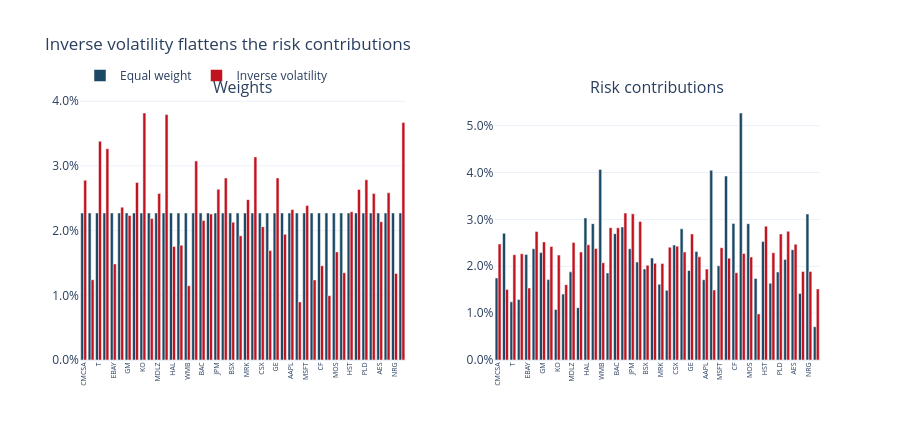

Write notebook code for a chart like this one.
### Code cell
fig = make_subplots(rows=1, cols=2, subplot_titles=("Weights", "Risk contributions"),
                    horizontal_spacing=0.12)
for i, (name, w) in enumerate(portfolios.items()):
    rc = risk_contributions(w.values, returns)
    fig.add_trace(go.Bar(x=universe, y=w.values, name=name,
                         marker_color=AIRM_COLOURS[i], legendgroup=name), 1, 1)
    fig.add_trace(go.Bar(x=universe, y=rc.values, name=name, showlegend=False,
                         marker_color=AIRM_COLOURS[i], legendgroup=name), 1, 2)
fig.update_layout(title="Inverse volatility flattens the risk contributions",
                  template=AIRM_TEMPLATE, height=440, barmode="group",
                  legend=dict(orientation="h", y=1.15))
fig.update_xaxes(tickangle=-90, tickfont=dict(size=7))
fig.update_yaxes(tickformat=".1%")
fig.show()

print("Inverse-vol weighting narrows the risk spread substantially, using nothing but each")
print("stock's own volatility. No expected returns, no optimiser, no matrix inversion.")
print("Remember how well it does here -- in Lecture 3b it becomes a benchmark that is")
print("embarrassingly hard to beat.")

### Figure 1 — Plotly figure (JSON) as saved in the notebook; plotly's stock layout.template omitted (floating-point values rounded to 4 significant figures)
{"data": [{"legendgroup": "Equal weight", "marker": {"color": "#1b4965"}, "name": "Equal weight", "type": "bar", "x": ["CMCSA", "NFLX", "T", "VZ", "EBAY", "F", "GM", "SBUX", "KO", "KR", "MDLZ", "PG", "HAL", "KMI", "WMB", "XOM", "BAC", "C", "JPM", "WFC", "BSX", "GILD", "MRK", "PFE", "CSX", "DAL", "GE", "LUV", "AAPL", "AMD", "MSFT", "MU", "CF", "FCX", "MOS", "NEM", "HST", "KIM", "PLD", "WY", "AES", "EXC", "NRG", "SO"], "xaxis": "x", "y": [0.02273, 0.02273, 0.02273, 0.02273, 0.02273, 0.02273, 0.02273, 0.02273, 0.02273, 0.02273, 0.02273, 0.02273, 0.02273, 0.02273, 0.02273, 0.02273, 0.02273, 0.02273, 0.02273, 0.02273, 0.02273, 0.02273, 0.02273, 0.02273, 0.02273, 0.02273, 0.02273, 0.02273, 0.02273, 0.02273, 0.02273, 0.02273, 0.02273, 0.02273, 0.02273, 0.02273, 0.02273, 0.02273, 0.02273, 0.02273, 0.02273, 0.02273, 0.02273, 0.02273], "yaxis": "y"}, {"legendgroup": "Equal weight", "marker": {"color": "#1b4965"}, "name": "Equal weight", "showlegend": false, "type": "bar", "x": ["CMCSA", "NFLX", "T", "VZ", "EBAY", "F", "GM", "SBUX", "KO", "KR", "MDLZ", "PG", "HAL", "KMI", "WMB", "XOM", "BAC", "C", "JPM", "WFC", "BSX", "GILD", "MRK", "PFE", "CSX", "DAL", "GE", "LUV", "AAPL", "AMD", "MSFT", "MU", "CF", "FCX", "MOS", "NEM", "HST", "KIM", "PLD", "WY", "AES", "EXC", "NRG", "SO"], "xaxis": "x2", "y": [0.01752, 0.02704, 0.01241, 0.01292, 0.02251, 0.02375, 0.02292, 0.01715, 0.0108, 0.01407, 0.01881, 0.01117, 0.03033, 0.0291, 0.04066, 0.01858, 0.02697, 0.02839, 0.02376, 0.02091, 0.01942, 0.02175, 0.01618, 0.01486, 0.02453, 0.028, 0.0191, 0.02314, 0.01713, 0.04051, 0.02011, 0.03925, 0.02912, 0.05272, 0.0291, 0.01741, 0.02527, 0.01639, 0.01879, 0.02147, 0.02354, 0.01419, 0.03116, 0.007099], "yaxis": "y2"}, {"legendgroup": "Inverse volatility", "marker": {"color": "#c1121f"}, "name": "Inverse volatility", "type": "bar", "x": ["CMCSA", "NFLX", "T", "VZ", "EBAY", "F", "GM", "SBUX", "KO", "KR", "MDLZ", "PG", "HAL", "KMI", "WMB", "XOM", "BAC", "C", "JPM", "WFC", "BSX", "GILD", "MRK", "PFE", "CSX", "DAL", "GE", "LUV", "AAPL", "AMD", "MSFT", "MU", "CF", "FCX", "MOS", "NEM", "HST", "KIM", "PLD", "WY", "AES", "EXC", "NRG", "SO"], "xaxis": "x", "y": [0.02779, 0.0124, 0.03381, 0.03266, 0.01485, 0.02362, 0.02233, 0.02744, 0.03818, 0.02187, 0.02575, 0.03794, 0.01756, 0.01776, 0.01148, 0.03077, 0.02155, 0.02257, 0.02641, 0.02813, 0.0213, 0.0192, 0.02479, 0.0314, 0.02061, 0.01691, 0.02814, 0.01943, 0.02325, 0.008978, 0.02387, 0.01238, 0.01458, 0.009942, 0.01671, 0.01349, 0.02291, 0.02636, 0.02785, 0.02572, 0.02138, 0.02585, 0.01338, 0.0367], "yaxis": "y"}, {"legendgroup": "Inverse volatility", "marker": {"color": "#c1121f"}, "name": "Inverse volatility", "showlegend": false, "type": "bar", "x": ["CMCSA", "NFLX", "T", "VZ", "EBAY", "F", "GM", "SBUX", "KO", "KR", "MDLZ", "PG", "HAL", "KMI", "WMB", "XOM", "BAC", "C", "JPM", "WFC", "BSX", "GILD", "MRK", "PFE", "CSX", "DAL", "GE", "LUV", "AAPL", "AMD", "MSFT", "MU", "CF", "FCX", "MOS", "NEM", "HST", "KIM", "PLD", "WY", "AES", "EXC", "NRG", "SO"], "xaxis": "x2", "y": [0.02477, 0.01507, 0.02247, 0.02268, 0.01536, 0.02741, 0.02521, 0.02424, 0.02239, 0.01608, 0.02506, 0.02303, 0.02458, 0.0238, 0.02076, 0.02825, 0.02821, 0.03135, 0.03119, 0.02958, 0.02022, 0.02064, 0.02059, 0.02408, 0.02429, 0.02306, 0.02692, 0.02202, 0.01941, 0.01494, 0.02397, 0.02174, 0.01863, 0.02275, 0.02198, 0.009843, 0.02857, 0.0229, 0.02689, 0.02747, 0.02469, 0.01887, 0.01889, 0.01518], "yaxis": "y2"}], "layout": {"annotations": [{"font": {"size": 16}, "showarrow": false, "text": "Weights", "x": 0.22, "xanchor": "center", "xref": "paper", "y": 1, "yanchor": "bottom", "yref": "paper"}, {"font": {"size": 16}, "showarrow": false, "text": "Risk contributions", "x": 0.78, "xanchor": "center", "xref": "paper", "y": 1, "yanchor": "bottom", "yref": "paper"}], "barmode": "group", "height": 440, "legend": {"orientation": "h", "y": 1.15}, "title": {"text": "Inverse volatility flattens the risk contributions"}, "xaxis": {"anchor": "y", "domain": [0, 0.44], "tickangle": -90, "tickfont": {"size": 7}}, "xaxis2": {"anchor": "y2", "domain": [0.56, 1], "tickangle": -90, "tickfont": {"size": 7}}, "yaxis": {"anchor": "x", "domain": [0, 1], "tickformat": ".1%"}, "yaxis2": {"anchor": "x2", "domain": [0, 1], "tickformat": ".1%"}}}
